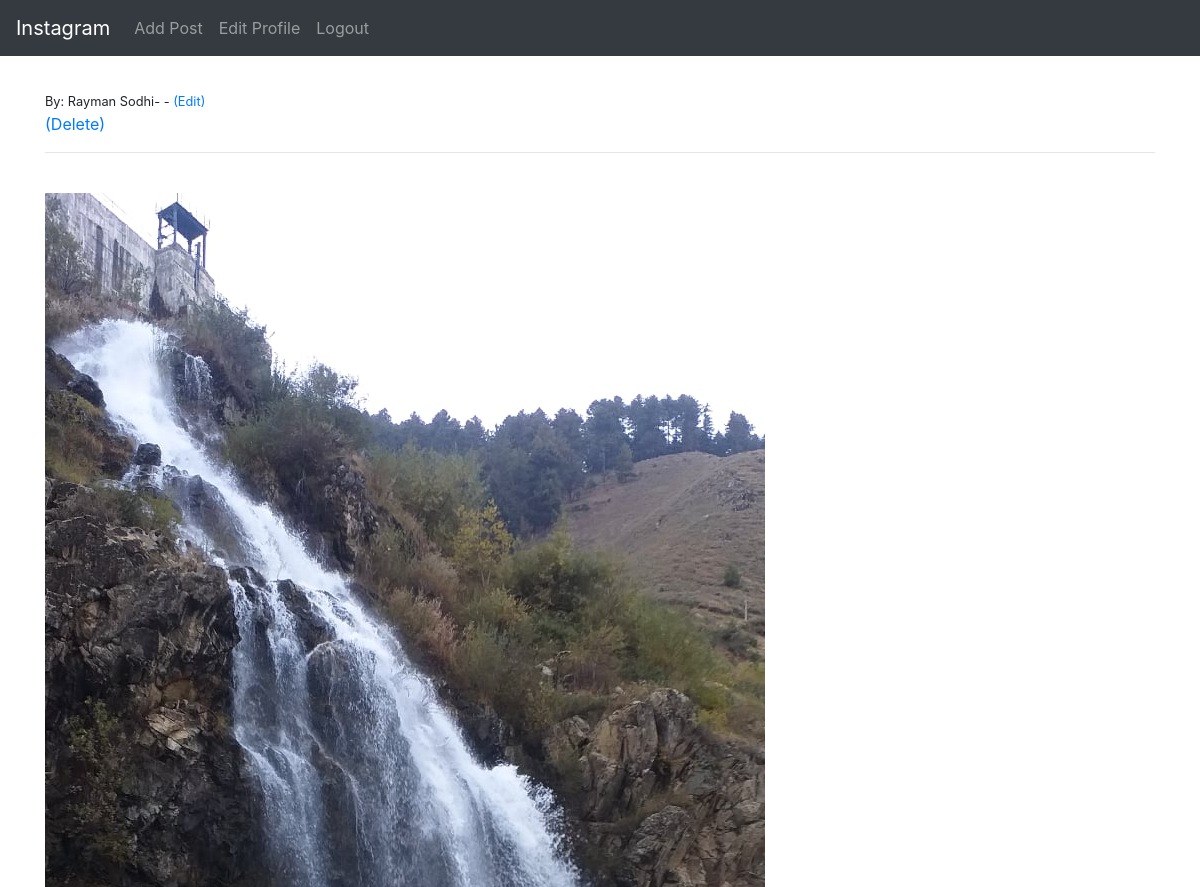
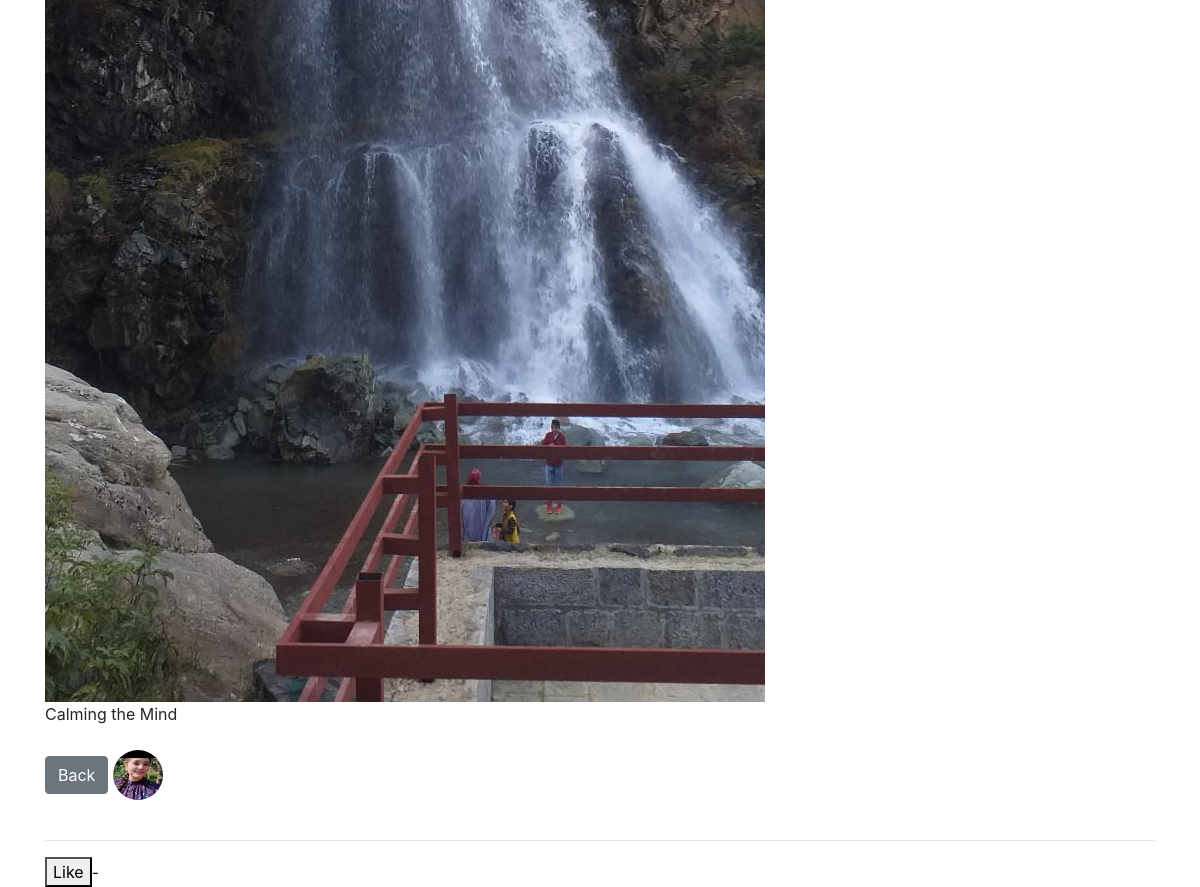
Page /article/23 (signed in) on the committed database (2 pictures, top to bottom).
### insta/models.py (models this page shows)
class Post(models.Model):
    title= models.CharField(max_length=255)
    header_image=models.ImageField(null=True, blank=True,upload_to="images/")
    title_tag = models.CharField(max_length=255,default="Instagram")
    author=models.ForeignKey(User, on_delete=models.CASCADE)
    body=models.TextField()
    likes=models.ManyToManyField(User,related_name='insta_posts')

class Profile(models.Model):
        user=models.OneToOneField(User,null=True,on_delete=models.CASCADE)
        bio=models.TextField()
        profile_pic=models.ImageField(null=True, blank=True,upload_to="images/profile/")
        title=models.CharField(max_length=255,null=True,blank=True)

### insta/views.py (the view)
# urls.py: path('article/<int:pk>', ArticleDetailView.as_view(),name='detail'),
class ArticleDetailView(DetailView):
    model= Post
    template_name = 'detail.html'

### insta/templates/detail.html (shortened to what this page needs)
{% extends 'base.html' %}
{% block content %}
<small> By:
    {{post.author.first_name}}
{{post.author.last_name}}-
    <a href="{% url 'detail' post.pk %}"></a>-
  {% if user.is_authenticated %}
    <a href="{% url 'update_post' post.pk %}">(Edit)</a> </small><br/>
<a href="{% url 'delete_post' post.pk %}">(Delete)</a> </small> <br/>
<hr>
<br/>
{% if post.header_image %}
<img src="{{post.header_image.url}}"></br>
{% endif %}
{{post.body}}
<br/><br/>
<a href="{% url 'home' %}"  class="btn btn-secondary" >Back</a>
 <img src=" {{post.author.profile.profile_pic.url}}" width="50" height="50" class="rounded-circle">
<br/>
<br/>
<hr>
{% else %}
<h1>You are not permitted to Edit!</h1>
{% endif %}
<form action ="{% url 'like_post' post.pk %}"
      method="POST">
    <button type="submit", name="post_id",value="{{ post.id }}",class="btn btn-primary btn-sm" > Like</button>-{{total_likes}}
</form>
 {% endblock %}

### rows in the picture
Post: author.first_name "Rayman", author.last_name "Sodhi", header_image (picture), body "Calming the Mind", author.profile.profile_pic (picture)
